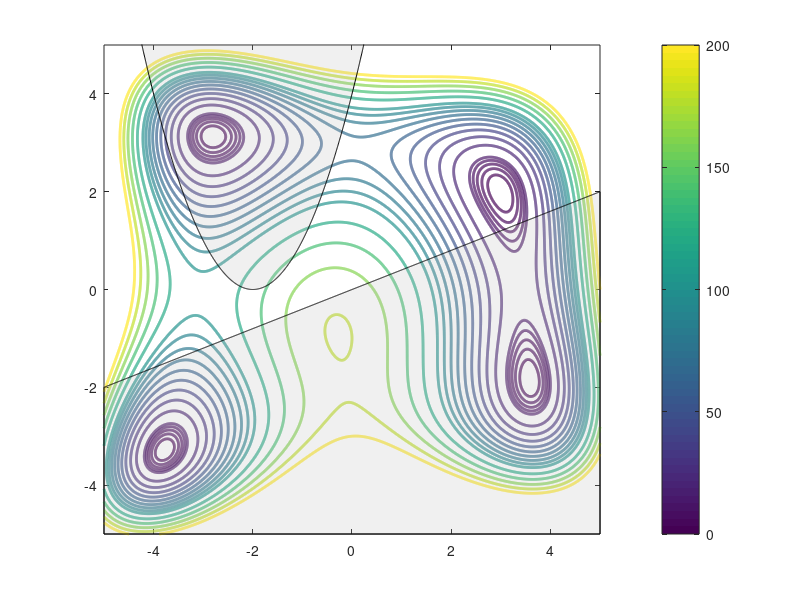

The MATLAB source for this figure:
clear all 
close all
clc

%% Plot Himmelblau problem

x = -5:0.005:5;
y = -5:0.005:5;
[X,Y] = meshgrid(x,y);
F = (X.^2+Y-11).^2 + (X + Y.^2 - 7).^2;
v = [0:2:10 10:10:100 100:20:200];
[c,h]=contour(X,Y,F,v,'linewidth',2);
colorbar
yc1 = (x+2).^2;
yc2 = (4*x)/10;
hold on
    fill(x,yc1,[0.7 0.7 0.7],'facealpha',0.2)
    fill([x x(end) x(1)],[yc2 -5 -5],[0.7 0.7 0.7],'facealpha',0.2)
hold off
xlim([-5,5])
ylim([-5,5])